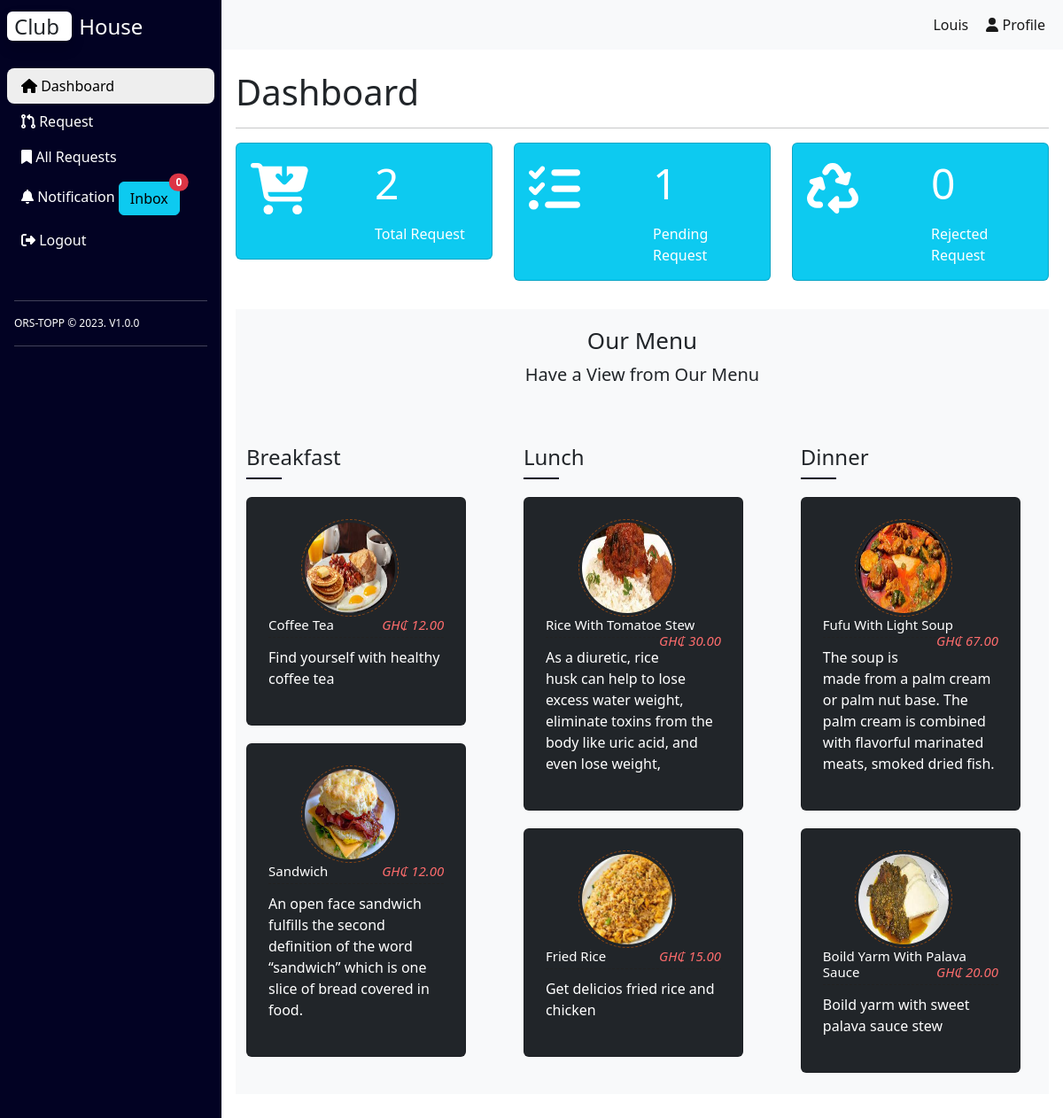
The app's page /index.php (signed in) with its own data.
### tables this page shows
CREATE TABLE `menu` (
  `id` int(11) NOT NULL,
  `name` varchar(50) DEFAULT NULL,
  `description` varchar(255) DEFAULT NULL,
  `price` decimal(10,2) DEFAULT NULL,
  `category_id` int(11) DEFAULT NULL,
  `image` varchar(225) NOT NULL
);

### config.php (called while the page is built)
<?php
$host = "localhost";
$username = "root";
$password = "";
$database = "booking";

### class/Database.php (called while the page is built, shortened)
<?php
class Database
{
    private $conn;
    public function __construct($host, $username, $password, $database)
    {
        $this->conn = new mysqli($host, $username, $password, $database);
    }
    public function getConnection()
    {
        return $this->conn;
    }
}
?>

### init.php (called while the page is built, shortened)
<?php
include 'config.php';
require 'class/Database.php';
require 'class/Menu.php';
require 'class/Request.php';
$database = new Database($host, $username, $password, $database);
$menu =new Menu($database);
$request =new Request($database);
?>

### class/Request.php (called while the page is built, shortened)
<?php
class Request
{
    private $db;
    public function __construct(Database $db)
    {
        $this->db = $db->getConnection();
    }
    public function countPendingRequestsByRequesterId($requesterId)
    {
        $stmt = $this->db->prepare("SELECT COUNT(*) FROM requests WHERE requester_id = ? AND status = 'Pending'");
        $stmt->bind_param("i", $requesterId);
        $stmt->execute();
        $result = $stmt->get_result();
        $count = $result->fetch_row()[0];
        return $count;
    }
    public function countAllRequestsByRequesterId($requesterId)
    {
        $stmt = $this->db->prepare("SELECT COUNT(*) FROM requests WHERE requester_id = ?");
        $stmt->bind_param("i", $requesterId);
        $stmt->execute();
        $result = $stmt->get_result();
        $count = $result->fetch_row()[0];
        return $count;
    }
    public function countRejectedRequestsByRequesterId($requesterId)
    {
        $status = 'Rejected';
        $stmt = $this->db->prepare("SELECT COUNT(*) FROM requests WHERE requester_id = ? AND status = ?");
        $stmt->bind_param("is", $requesterId, $status);
        $stmt->execute();
        $result = $stmt->get_result();
        $count = $result->fetch_row()[0];
        return $count;
    }
}
?>

### class/Menu.php (called while the page is built, shortened)
<?php
class Menu
{
    private $db;
    public function __construct(Database $db)
    {
        $this->db = $db;
    }
    public function generateBreakfastMenuOptions()
    {
        $query = "SELECT * FROM menu WHERE category_id = 1";
        $result = $this->db->getConnection()->query($query);
        $options = array();
        if ($result && $result->num_rows > 0) {
            while ($row = $result->fetch_assoc()) {
                $options[] = $row;
            }
        }
        return $options;
    }
    public function fetchLunchOptions()
    {
        $query = "SELECT * FROM menu WHERE category_id = 2";
        $result = $this->db->getConnection()->query($query);
        $options = array();
        if ($result && $result->num_rows > 0) {
            while ($row = $result->fetch_assoc()) {
                $options[] = $row;
            }
        }
        return $options;
    }
    public function fetchDinnerOptions()
    {
        $query = "SELECT * FROM menu WHERE category_id = 3";
        $result = $this->db->getConnection()->query($query);
        $options = array();
        if ($result && $result->num_rows > 0) {
            while ($row = $result->fetch_assoc()) {
                $options[] = $row;
            }
        }
        return $options;
    }
}
?>

### index.php (the view, shortened to what this page needs)
<?php
include 'init.php';
include('inc/header.php');
include('inc/nav.php');
?>
<link rel="stylesheet" href="https://cdnjs.cloudflare.com/ajax/libs/twitter-bootstrap/5.2.0/css/bootstrap.min.css">
<link rel="stylesheet" href="https://cdn.datatables.net/1.13.4/css/dataTables.bootstrap5.min.css">
<link rel="stylesheet" href="https://cdn.datatables.net/responsive/2.4.1/css/responsive.bootstrap5.min.css">
<div class="container px-3 pt-4 mb-5 pb-5">
    <h1>Dashboard</h1>
    <hr>
    <?php if ($_SESSION['user_type'] == 'user'): ?>
        <div class="row row-cols-1 row-cols-md-3 g-4 mb-3 pb-3">
            <div class="col-md-4 col-sm-12">
                <div class="card bg-info text-white">
                    <div class="card-body">
                        <div class="row">
                            <div class="col">
                                <h5 class="card-title" style="font-size:58px;">
                                    <i class="fa fa-cart-arrow-down" aria-hidden="true"></i>
                                </h5>
                            </div>
                            <div class="col">
                                <p class="card-text display-5 ">
                                    <?php
                                    $totalRequestsCount = $request->countAllRequestsByRequesterId($requesterId);
                                    ?>
                                    <?= $totalRequestsCount; ?>
                                </p>
                                <span>Total Request</span>
                            </div>
                        </div>
                    </div>
                </div>
            </div>
            <div class="col-md-4 col-sm-12">
                <div class="card bg-info text-white">
                    <div class="card-body">
                        <div class="row">
                            <div class="col">
                                <h5 class="card-title" style="font-size:58px;">
                                    <i class="fa fa-tasks" aria-hidden="true"></i>
                                </h5>
                            </div>
                            <div class="col">
                                <p class="card-text display-5">
                                    <?php
                                    $pendingRequestsCount = $request->countPendingRequestsByRequesterId($requesterId);
                                    ?>
                                    <?= $pendingRequestsCount; ?>
                                </p>
                                <span>Pending Request</span>
                            </div>
                        </div>
                    </div>
                </div>
            </div>
            <div class="col-md-4 col-sm-12">
                <div class="card bg-info text-white">
                    <div class="card-body">
                        <div class="row">
                            <div class="col">
                                <h5 class="card-title" style="font-size:58px;">
                                    <i class="fa fa-recycle" aria-hidden="true"></i>
                                </h5>
                            </div>
                            <div class="col">
                                <p class="card-text display-5">
                                    <?php
                                    $rejectedRequestsCount = $request->countRejectedRequestsByRequesterId($requesterId);
                                    ?>
                                    <?= $rejectedRequestsCount; ?>
                                </p>
                                <span>Rejected Request</span>
                            </div>
                        </div>
                    </div>
                </div>
            </div>
        </div>
        <div class="col  mb-2 pb-2 bg-light">
            <section class="pt-1 mt-1 pb-2 mb-2">
                <div class="menus-titles pt-2 mt-2 text-center pb-5">
                    <h3 class="lead fw-600 text-bold" id="menu-title">Our Menu</h3>
                    <p class="lead">Have a View from Our Menu</p>
                </div>
                <div class="menus container">
                    <div class="menu-column">
                        <h4>Breakfast</h4>
                        <?php
                        $breakfasts = $menu->generateBreakfastMenuOptions();
                        if ($breakfasts) {
                            foreach ($breakfasts as $breakfast) {
                                ?>
                                <div class="single-menu card p-4 bg-dark text-white">
                                    <img src="<?= $breakfast['image'] ?>" alt="">
                                    <div class="menu-content">
                                        <h5 style="font-size:15px">
                                            <?= $breakfast['name']; ?><span>GH₵
                                                <?= $breakfast['price']; ?>
                                            </span>
                                        </h5>
                                        <p>
                                            <?= $breakfast['description']; ?>
                                        </p>
                                    </div>
                                </div>
                                <?php
                            }
                        } else {
                        }
                        ?>
                    </div>
                    <div class="menu-column">
                        <h4>Lunch</h4>
                        <?php
                        $lunches = $menu->fetchLunchOptions();
                        if ($lunches) {
                            foreach ($lunches as $lunch) {
                                ?>
                                <div class="single-menu card p-4 bg-dark text-white">
                                    <img src="<?= $lunch['image'] ?>" alt="">
                                    <div class="menu-content">
                                        <h5 style="font-size: 15px;">
                                            <?= $lunch['name']; ?><span>GH₵
                                                <?= $lunch['price']; ?>
                                            </span>
                                        </h5>
                                        <p>
                                            <?= $lunch['description']; ?>
                                        </p>
                                    </div>
                                </div>
                                <?php
                            }
                        } else {
                        }
                        ?>
                    </div>
                    <div class="menu-column">
                        <h4>Dinner</h4>
                        <?php
                        $dinners = $menu->fetchDinnerOptions();
                        if ($dinners) {
                            foreach ($dinners as $dinner) {
                                ?>
                                <div class="single-menu card p-4 bg-dark text-white">
                                    <img src="<?= $dinner['image'] ?>" alt="">
                                    <div class="menu-content">
                                        <h5 style="font-size: 15px;">
                                            <?= $dinner['name']; ?><span> GH₵
                                                <?= $dinner['price']; ?>
                                            </span>
                                        </h5>
                                        <p>
                                            <?= $dinner['description']; ?>
                                        </p>
                                    </div>
                                </div>
                                <?php
                            }
                        } else {
                        }
                        ?>
                    </div>
            </section>
        <?php else: ?>
            <section class="admin">
                <?php include('admin_page.php') ?>
            </section>
        <?php endif; ?>
    </div>
</div>
</div>
<?php include('inc/footer.php'); ?>

### css/customs.css (style rules this page uses)
body { background: #eee; }
:root { --dark-blue:rgb(2, 2, 35); --dark-green:rgb(2, 139, 66); --success-green:rgb(6, 220, 6); --red:rgb(215, 23, 23); --light-red:rgb(253, 108, 108); --blue:rgb(57, 57, 255); }
h1,h2 { font-size: 2rem; color: var(--dark-blue); }
h3,h4,h5,h6 { font-size: 3rem; color: var(--dark-blue); font-weight: 600; }

### css/style.css (style rules this page uses)
:root { --dark-blue:rgb(2, 2, 35); --dark-green:rgb(2, 139, 66); --success-green:rgb(6, 220, 6); --red:rgb(215, 23, 23); --light-white-red:rgb(248, 151, 151); --light-red:rgb(253, 108, 108); --warning:#b5b074; --blue:rgb(185, 228, 220); }
.menus { display: flex; justify-content: space-between; flex-wrap:wrap ; }
#menu-title { font-weight: 500; font-size: 26px; }
.menu-column { width: 30%; }
.menu-column h4 { text-transform:capitalize; font-size: 24px; font-weight: 500; margin-bottom: 20px; position: relative; padding-bottom: 10px; }
.menu-column h4:before { content: ''; position: absolute; width: 40px; height: 2px; background-color: var(--dark-blue); bottom: 0; }
.single-menu { display: flex; align-items: center; margin-right: 20px; margin-top: 20px; flex-direction: column; }
.single-menu img { border-radius: 50%; max-width: 110px; height: 110px; border: 1px dashed saddlebrown; padding: 3px; margin-right: 15px; transition: .3s; }
.single-menu .menu-content h5 { text-transform: capitalize; font-size: 22px; font-weight: 500; border-bottom: 1px dashed #222; padding-bottom: 5px; margin-bottom: 10px; }
.single-menu .menu-content h5 span { color: var(--light-red); float: right; font-weight: 500; font-style: italic; }

### css/screens.css (style rules this page uses)
@media only screen and (min-width:992px) and (max-width:1200px) { .menus { width: 970px; } }

### records on screen
menu: image (picture), name "Coffee Tea", price "12.00", description "Find yourself with healthy coffee tea"
menu: image (picture), name "Sandwich", price "12.00", description "An open face sandwich fulfills the second definition of the word “sandwich” which is one slice of bread covered in food."
menu: image (picture), name "Rice With Tomatoe Stew", price "30.00", description "As a diuretic, rice husk can help to lose excess water weight, eliminate toxins from the body like uric acid, and even lose weight,"
menu: image (picture), name "Fried Rice", price "15.00", description "Get delicios fried rice and chicken"
menu: image (picture), name "Fufu With Light Soup", price "67.00", description "The soup is made from a palm cream or palm nut base. The palm cream is combined with flavorful marinated meats, smoked dried fish."
menu: image (picture), name "Boild Yarm With Palava Sauce", price "20.00", description "Boild yarm with sweet palava sauce stew"

### other values on screen
$numRejectedRequests "0"
$_SESSION['user_details']['name'] "Louis"
$totalRequestsCount "2"
$pendingRequestsCount "1"
$rejectedRequestsCount "0"
